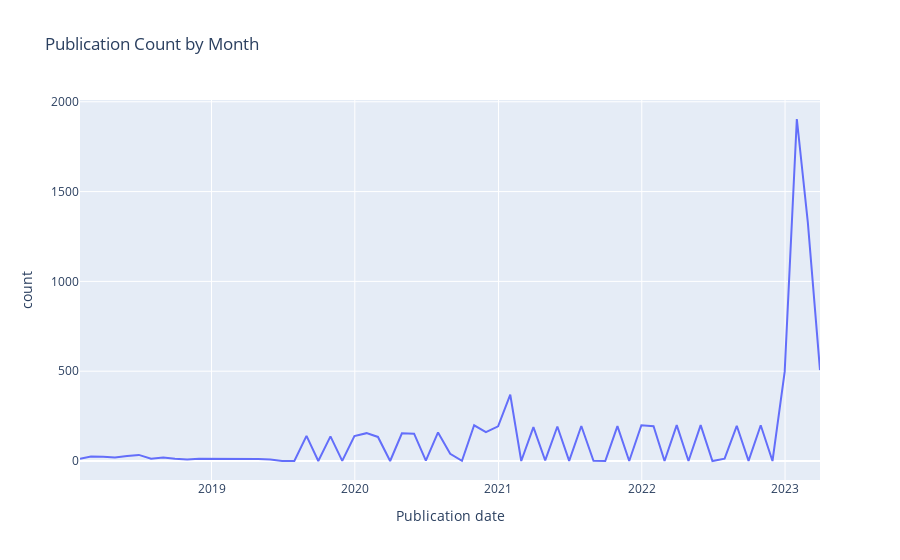

The cell this chart's notebook holds for it:
### Code cell
fig = px.line(data_grouped, x='Publication date', y='count', title='Publication Count by Month')
fig.show()
#fig.write_html(file='Time Series.html', auto_open=True)

### Figure 1 — Plotly figure (JSON) as saved in the notebook; plotly's stock layout.template omitted (floating-point values rounded to 4 significant figures)
{"data": [{"hovertemplate": "Publication date=%{x}<br>count=%{y}<extra></extra>", "legendgroup": "", "line": {"color": "#636efa", "dash": "solid"}, "marker": {"symbol": "circle"}, "mode": "lines", "name": "", "orientation": "v", "showlegend": false, "type": "scatter", "x": ["2018-01-31T00:00:00", "2018-02-28T00:00:00", "2018-03-31T00:00:00", "2018-04-30T00:00:00", "2018-05-31T00:00:00", "2018-06-30T00:00:00", "2018-07-31T00:00:00", "2018-08-31T00:00:00", "2018-09-30T00:00:00", "2018-10-31T00:00:00", "2018-11-30T00:00:00", "2018-12-31T00:00:00", "2019-01-31T00:00:00", "2019-02-28T00:00:00", "2019-03-31T00:00:00", "2019-04-30T00:00:00", "2019-05-31T00:00:00", "2019-06-30T00:00:00", "2019-07-31T00:00:00", "2019-08-31T00:00:00", "2019-09-30T00:00:00", "2019-10-31T00:00:00", "2019-11-30T00:00:00", "2019-12-31T00:00:00", "2020-01-31T00:00:00", "2020-02-29T00:00:00", "2020-03-31T00:00:00", "2020-04-30T00:00:00", "2020-05-31T00:00:00", "2020-06-30T00:00:00", "2020-07-31T00:00:00", "2020-08-31T00:00:00", "2020-09-30T00:00:00", "2020-10-31T00:00:00", "2020-11-30T00:00:00", "2020-12-31T00:00:00", "2021-01-31T00:00:00", "2021-02-28T00:00:00", "2021-03-31T00:00:00", "2021-04-30T00:00:00", "2021-05-31T00:00:00", "2021-06-30T00:00:00", "2021-07-31T00:00:00", "2021-08-31T00:00:00", "2021-09-30T00:00:00", "2021-10-31T00:00:00", "2021-11-30T00:00:00", "2021-12-31T00:00:00", "2022-01-31T00:00:00", "2022-02-28T00:00:00", "2022-03-31T00:00:00", "2022-04-30T00:00:00", "2022-05-31T00:00:00", "2022-06-30T00:00:00", "2022-07-31T00:00:00", "2022-08-31T00:00:00", "2022-09-30T00:00:00", "2022-10-31T00:00:00", "2022-11-30T00:00:00", "2022-12-31T00:00:00", "2023-01-31T00:00:00", "2023-02-28T00:00:00", "2023-03-31T00:00:00"], "xaxis": "x", "y": [12, 25, 23, 20, 28, 34, 13, 19, 12, 9, 12, 12, 13, 15, 12, 11, 8, 0, 0, 140, 0, 137, 1, 139, 155, 134, 0, 154, 152, 2, 159, 40, 1, 199, 161, 193, 369, 0, 189, 3, 192, 1, 195, 1, 0, 194, 0, 199, 194, 0, 200, 0, 200, 0, 13, 196, 1, 199, 0, 496, 1904, 1328, 506], "yaxis": "y"}], "layout": {"legend": {"tracegroupgap": 0}, "title": {"text": "Publication Count by Month"}, "xaxis": {"anchor": "y", "domain": [0, 1], "title": {"text": "Publication date"}}, "yaxis": {"anchor": "x", "domain": [0, 1], "title": {"text": "count"}}}}
